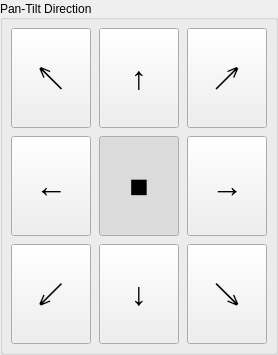
       <widget class="QGroupBox" name="groupBox">
        <property name="sizePolicy">
         <sizepolicy hsizetype="Expanding" vsizetype="Expanding">
          <horstretch>0</horstretch>
          <verstretch>0</verstretch>
         </sizepolicy>
        </property>
        <property name="sizeIncrement">
         <size>
          <width>0</width>
          <height>0</height>
         </size>
        </property>
        <property name="layoutDirection">
         <enum>Qt::LeftToRight</enum>
        </property>
        <property name="title">
         <string>Pan-Tilt Direction</string>
        </property>
        <property name="alignment">
         <set>Qt::AlignLeading|Qt::AlignLeft|Qt::AlignVCenter</set>
        </property>
        <property name="flat">
         <bool>false</bool>
        </property>
        <property name="checkable">
         <bool>false</bool>
        </property>
        <layout class="QGridLayout" name="gridLayout">
         <property name="leftMargin">
          <number>8</number>
         </property>
         <property name="topMargin">
          <number>8</number>
         </property>
         <property name="rightMargin">
          <number>8</number>
         </property>
         <property name="bottomMargin">
          <number>8</number>
         </property>
         <property name="spacing">
          <number>8</number>
         </property>
         <item row="0" column="0">
          <widget class="QPushButton" name="BTN_UPLT">
           <property name="sizePolicy">
            <sizepolicy hsizetype="Expanding" vsizetype="Expanding">
             <horstretch>0</horstretch>
             <verstretch>0</verstretch>
            </sizepolicy>
           </property>
           <property name="minimumSize">
            <size>
             <width>0</width>
             <height>100</height>
            </size>
           </property>
           <property name="font">
            <font>
             <family>Microsoft YaHei UI</family>
             <pointsize>24</pointsize>
             <bold>true</bold>
            </font>
           </property>
           <property name="text">
            <string>↖</string>
           </property>
           <property name="checkable">
            <bool>true</bool>
           </property>
           <property name="autoExclusive">
            <bool>true</bool>
           </property>
          </widget>
         </item>
         <item row="0" column="1">
          <widget class="QPushButton" name="BTN_UP">
           <property name="sizePolicy">
            <sizepolicy hsizetype="Expanding" vsizetype="Expanding">
             <horstretch>0</horstretch>
             <verstretch>0</verstretch>
            </sizepolicy>
           </property>
           <property name="minimumSize">
            <size>
             <width>0</width>
             <height>100</height>
            </size>
           </property>
           <property name="font">
            <font>
             <family>Microsoft YaHei UI</family>
             <pointsize>24</pointsize>
             <bold>true</bold>
            </font>
           </property>
           <property name="text">
            <string>↑</string>
           </property>
           <property name="checkable">
            <bool>true</bool>
           </property>
           <property name="autoExclusive">
            <bool>true</bool>
           </property>
          </widget>
         </item>
         <item row="2" column="0">
          <widget class="QPushButton" name="BTN_DNLT">
           <property name="sizePolicy">
            <sizepolicy hsizetype="Expanding" vsizetype="Expanding">
             <horstretch>0</horstretch>
             <verstretch>0</verstretch>
            </sizepolicy>
           </property>
           <property name="minimumSize">
            <size>
             <width>0</width>
             <height>100</height>
            </size>
           </property>
           <property name="font">
            <font>
             <family>Microsoft YaHei UI</family>
             <pointsize>24</pointsize>
             <bold>true</bold>
            </font>
           </property>
           <property name="text">
            <string>↙</string>
           </property>
           <property name="checkable">
            <bool>true</bool>
           </property>
           <property name="autoExclusive">
            <bool>true</bool>
           </property>
          </widget>
         </item>
         <item row="1" column="1">
          <widget class="QPushButton" name="BTN_STOP">
           <property name="sizePolicy">
            <sizepolicy hsizetype="Expanding" vsizetype="Expanding">
             <horstretch>0</horstretch>
             <verstretch>0</verstretch>
            </sizepolicy>
           </property>
           <property name="minimumSize">
            <size>
             <width>0</width>
             <height>100</height>
            </size>
           </property>
           <property name="sizeIncrement">
            <size>
             <width>100</width>
             <height>100</height>
            </size>
           </property>
           <property name="font">
            <font>
             <pointsize>24</pointsize>
             <bold>true</bold>
            </font>
           </property>
           <property name="text">
            <string>■</string>
           </property>
           <property name="checkable">
            <bool>true</bool>
           </property>
           <property name="checked">
            <bool>true</bool>
           </property>
           <property name="autoExclusive">
            <bool>true</bool>
           </property>
          </widget>
         </item>
         <item row="1" column="0">
          <widget class="QPushButton" name="BTN_LT">
           <property name="sizePolicy">
            <sizepolicy hsizetype="Expanding" vsizetype="Expanding">
             <horstretch>0</horstretch>
             <verstretch>0</verstretch>
            </sizepolicy>
           </property>
           <property name="minimumSize">
            <size>
             <width>0</width>
             <height>100</height>
            </size>
           </property>
           <property name="font">
            <font>
             <family>Microsoft YaHei UI</family>
             <pointsize>24</pointsize>
             <bold>true</bold>
            </font>
           </property>
           <property name="text">
            <string>←</string>
           </property>
           <property name="checkable">
            <bool>true</bool>
           </property>
           <property name="autoExclusive">
            <bool>true</bool>
           </property>
          </widget>
         </item>
         <item row="2" column="2">
          <widget class="QPushButton" name="BTN_DNRT">
           <property name="sizePolicy">
            <sizepolicy hsizetype="Expanding" vsizetype="Expanding">
             <horstretch>0</horstretch>
             <verstretch>0</verstretch>
            </sizepolicy>
           </property>
           <property name="minimumSize">
            <size>
             <width>0</width>
             <height>100</height>
            </size>
           </property>
           <property name="font">
            <font>
             <family>Microsoft YaHei UI</family>
             <pointsize>24</pointsize>
             <bold>true</bold>
            </font>
           </property>
           <property name="text">
            <string>↘</string>
           </property>
           <property name="checkable">
            <bool>true</bool>
           </property>
           <property name="autoExclusive">
            <bool>true</bool>
           </property>
          </widget>
         </item>
         <item row="2" column="1">
          <widget class="QPushButton" name="BTN_DN">
           <property name="sizePolicy">
            <sizepolicy hsizetype="Expanding" vsizetype="Expanding">
             <horstretch>0</horstretch>
             <verstretch>0</verstretch>
            </sizepolicy>
           </property>
           <property name="minimumSize">
            <size>
             <width>0</width>
             <height>100</height>
            </size>
           </property>
           <property name="font">
            <font>
             <family>Microsoft YaHei UI</family>
             <pointsize>24</pointsize>
             <bold>true</bold>
            </font>
           </property>
           <property name="text">
            <string>↓</string>
           </property>
           <property name="checkable">
            <bool>true</bool>
           </property>
           <property name="autoExclusive">
            <bool>true</bool>
           </property>
          </widget>
         </item>
         <item row="1" column="2">
          <widget class="QPushButton" name="BTN_RT">
           <property name="sizePolicy">
            <sizepolicy hsizetype="Expanding" vsizetype="Expanding">
             <horstretch>0</horstretch>
             <verstretch>0</verstretch>
            </sizepolicy>
           </property>
           <property name="minimumSize">
            <size>
             <width>0</width>
             <height>100</height>
            </size>
           </property>
           <property name="font">
            <font>
             <family>Microsoft YaHei UI</family>
             <pointsize>24</pointsize>
             <bold>true</bold>
            </font>
           </property>
           <property name="text">
            <string>→</string>
           </property>
           <property name="checkable">
            <bool>true</bool>
           </property>
           <property name="autoExclusive">
            <bool>true</bool>
           </property>
          </widget>
         </item>
         <item row="0" column="2">
          <widget class="QPushButton" name="BTN_UPRT">
           <property name="sizePolicy">
            <sizepolicy hsizetype="Expanding" vsizetype="Expanding">
             <horstretch>0</horstretch>
             <verstretch>0</verstretch>
            </sizepolicy>
           </property>
           <property name="minimumSize">
            <size>
             <width>0</width>
             <height>100</height>
            </size>
           </property>
           <property name="font">
            <font>
             <family>Microsoft YaHei UI</family>
             <pointsize>24</pointsize>
             <bold>true</bold>
            </font>
           </property>
           <property name="text">
            <string>↗</string>
           </property>
           <property name="checkable">
            <bool>true</bool>
           </property>
           <property name="autoExclusive">
            <bool>true</bool>
           </property>
          </widget>
         </item>
        </layout>
       </widget>
